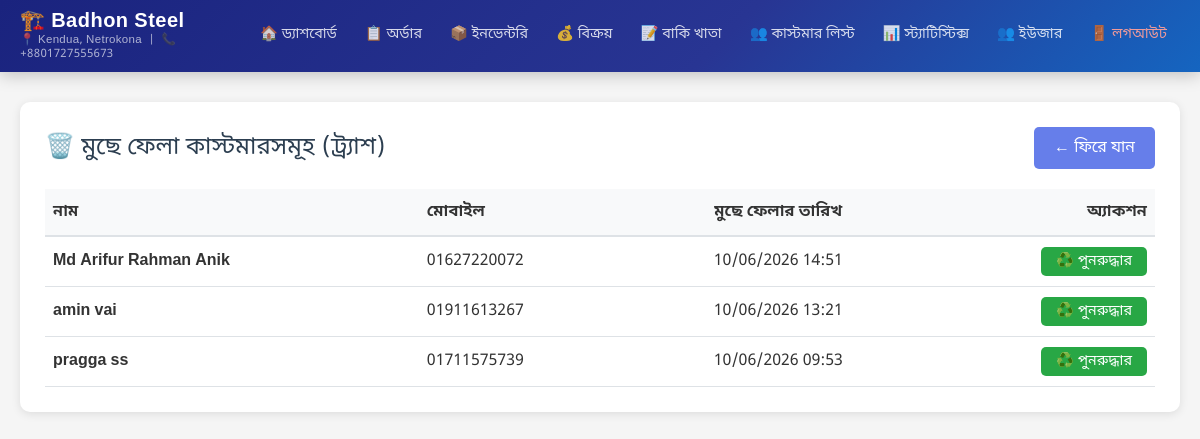
Page /admin-panel/transactions/customers/trash/ (signed in) on the committed database.
### transactions/models.py (models this page shows, shortened)
class Customer(models.Model):
    name = models.CharField(max_length=200, verbose_name='Customer Name')
    mobile_number = models.CharField(max_length=20, unique=True, verbose_name='Mobile Number')
    address = models.TextField(verbose_name='Address', blank=True)
    current_balance = models.DecimalField(max_digits=10, decimal_places=2, verbose_name='Current Balance', default=0)
    created_at = models.DateTimeField(auto_now_add=True, verbose_name='Created At')
    updated_at = models.DateTimeField(auto_now=True, verbose_name='Updated At')
    is_deleted = models.BooleanField(default=False, verbose_name='Is Deleted')
    deleted_at = models.DateTimeField(null=True, blank=True, verbose_name='Deleted At')
    class Meta:
        verbose_name = 'Customer'
        verbose_name_plural = 'Customers'
        ordering = ['-created_at']

### transactions/views.py (the view)
# urls.py: path('customers/trash/', views.customer_trash_list, name='customer_trash_list'),
@login_required
def customer_trash_list(request):
    trashed_customers = Customer.objects.filter(is_deleted=True).order_by('-deleted_at')
    context = {'customers': trashed_customers, 'page_title': 'Deleted Customers'}
    return render(request, 'transactions/customer_trash_list.html', context)

### transactions/templates/transactions/customer_trash_list.html (shortened to what this page needs)
{% extends 'admin_panel/base.html' %}
{% load static %}
{% block content %}
<div class="card">
    <div class="card-title" style="display: flex; justify-content: space-between; align-items: center;">
        🗑️ মুছে ফেলা কাস্টমারসমূহ (ট্র্যাশ)
        <a href="{% url 'transactions:customer_list' %}" class="btn btn-secondary">← ফিরে যান</a>
    </div>
    {% if customers %}
    <div style="overflow-x: auto;">
        <table style="width: 100%; border-collapse: collapse;">
            <thead>
                <tr style="background-color: #f8f9fa; border-bottom: 2px solid #dee2e6;">
                    <th style="padding: 12px 8px; text-align: left; font-weight: 600;">নাম</th>
                    <th style="padding: 12px 8px; text-align: left; font-weight: 600;">মোবাইল</th>
                    <th style="padding: 12px 8px; text-align: center; font-weight: 600;">মুছে ফেলার তারিখ</th>
                    <th style="padding: 12px 8px; text-align: right; font-weight: 600;">অ্যাকশন</th>
                </tr>
            </thead>
            <tbody>
                {% for customer in customers %}
                <tr style="border-bottom: 1px solid #dee2e6;">
                    <td style="padding: 10px 8px;"><strong>{{ customer.name }}</strong></td>
                    <td style="padding: 10px 8px;">{{ customer.mobile_number }}</td>
                    <td style="padding: 10px 8px; text-align: center;">{{ customer.deleted_at|date:"d/m/Y H:i" }}</td>
                    <td style="padding: 10px 8px; text-align: right;">
                        <a href="{% url 'transactions:customer_restore' customer.pk %}" class="btn btn-sm btn-success">♻️ পুনরুদ্ধার</a>
                    </td>
                </tr>
                {% endfor %}
            </tbody>
        </table>
    </div>
    {% else %}
    <div style="text-align: center; padding: 40px; color: #666;">
        <h3>ট্র্যাশ খালি আছে</h3>
        <p>বর্তমানে কোনো মুছে ফেলা কাস্টমার নেই।</p>
    </div>
    {% endif %}
</div>
{% endblock %}

### rows in the picture
Customer: name "Md Arifur Rahman Anik", mobile_number "01627220072", deleted_at "10/06/2026 14:51"
Customer: name "amin vai", mobile_number "01911613267", deleted_at "10/06/2026 13:21"
Customer: name "pragga ss", mobile_number "01711575739", deleted_at "10/06/2026 09:53"
